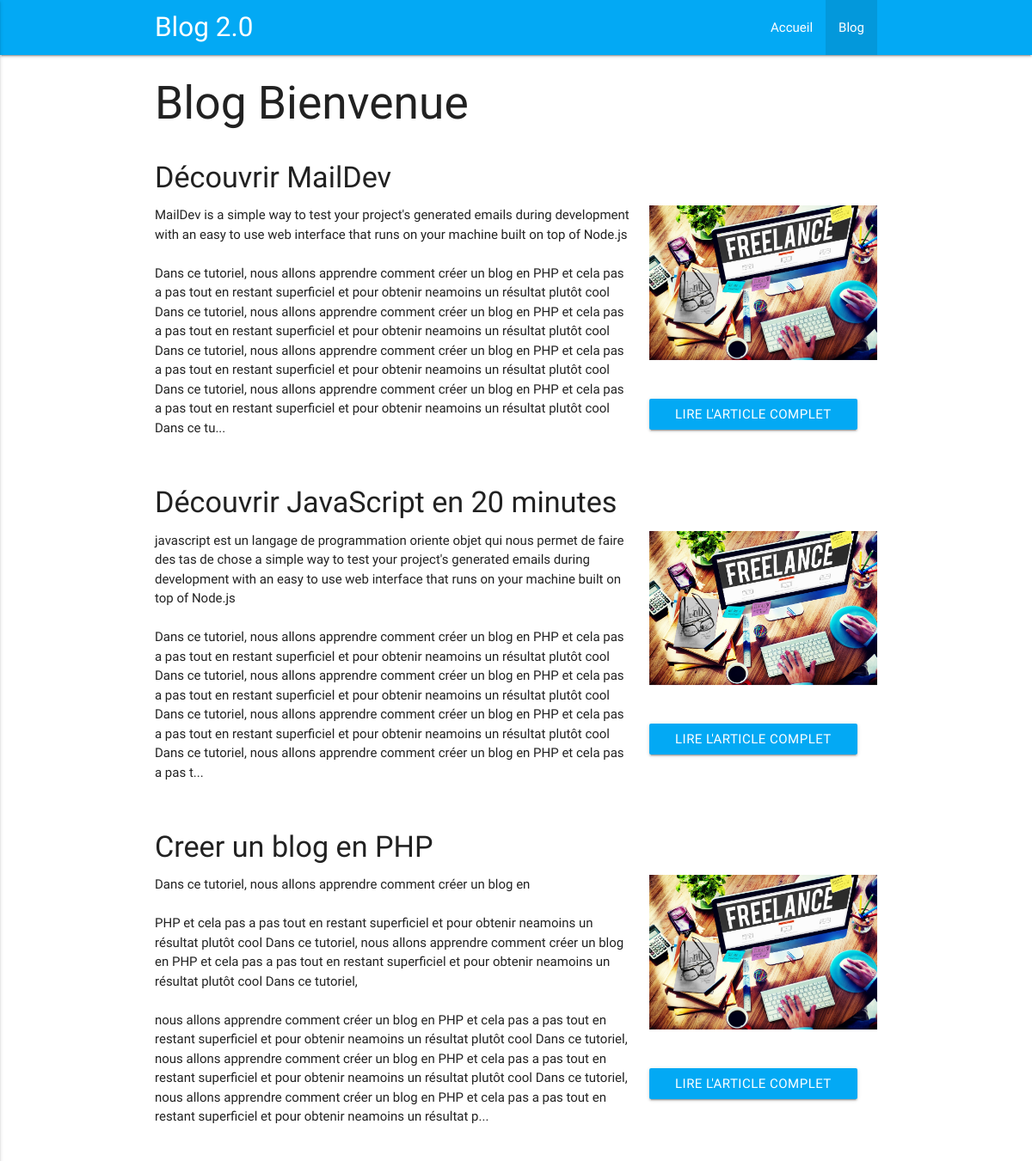
The page /index.php?page=blog on the database its author committed.
### tables this page shows
CREATE TABLE IF NOT EXISTS `posts` (
  `id` int(11) NOT NULL AUTO_INCREMENT,
  `title` varchar(255) NOT NULL,
  `content` text NOT NULL,
  `writer` varchar(255) NOT NULL,
  `image` varchar(255) NOT NULL DEFAULT 'post.png',
  `date_post` datetime NOT NULL,
  `posted` tinyint(1) NOT NULL,
  PRIMARY KEY (`id`)
);

### functions/blog.func.php (called while the page is built)
<?php
	function get_posts()
	{
		global $db;
		$req = $db->query("SELECT * FROM posts WHERE posted=1 ORDER BY date_post DESC");
		$results = array();
		while($rows= $req->fetchObject()) {
        $results[] = $rows;
    	}
		return $results;
	}

### pages/blog.php (the view)
<h2>Blog Bienvenue</h2>
<?php
	$posts = get_posts();
	foreach($posts as $post) {
?>
	<div class="row">
		<div class="col s12 m12 l12">
			<h4>
				<?= $post->title; ?>
			</h4>
			<div class="row">
				<div class="col s12 m6 l8">
					<?= substr(nl2br($post->content), 0,860); ?>...
				</div>
				<div class="col s12 m6 l4">
					<img alt="<?= $post->title;?>" class="materialboxed responsive-img" src="img/posts/<?= $post->image;?>">
					<br><br>
					<a class="btn light-blue waves-effect waves-light" href="index.php?page=post&id=<?= $post->id; ?>">Lire l'article complet</a>
				</div>
			</div>
		</div>
	</div>
<?php
}
?>

### index.php (shortened to what this page needs)
<?php
	$pages = scandir('pages/');
	if (isset($_GET['page']) AND !empty($_GET['page'])) {
		if (in_array($_GET['page'].'.php', $pages)) {
			$page = $_GET['page'];
		}else{
			$page = "error";
		}
	}else{
		$page = 'home';
	}
?>
<!DOCTYPE html>
<html>
	<head>
		<link rel="stylesheet" type="text/css" href="css/materialize.css">
	</head>
	<body>
		<?php
			include "body/topbar.php";
		?>
		<div class="container">
			<?php
			 include "pages/".$page.".php";
			 ?>
		</div>
	</body>
</html>

### body/topbar.php (shortened to what this page needs)
<nav class="light-blue">
    <div class="container">
        <div class="nav-wraper">
	        <a href="index.php?page=home" class="brand-logo">Blog 2.0</a>
	        <ul class="right hide-on-med-and-down">
	            <li class="<?php echo ($page=='home')?"active" : "" ?>"><a href="index.php?page=home">Accueil</a></li>
	            <li class="<?php echo ($page=='blog')?"active" : "" ?>"><a href="index.php?page=blog">Blog</a></li>
	        </ul>
        </div>
    </div>
</nav>

### rows shown on the page
posts: title "Découvrir MailDev", content "MailDev is a simple way to test your project's generated emails during development with an easy to use web interface that runs on your machine built on top of Node.js Dans ce tutoriel, nous allons apprendre comment créer un blog en PHP et cela pas a pas tout en restant superficiel et pour obtenir neamoins un résultat plutôt cool Dans ce tutoriel, nous allons apprendre comment créer un blog en PHP et cela pas a pas tout en restant superficiel et pour obtenir neamoins un résultat plutôt cool Dans ce tutoriel, nous allons apprendre comment créer un blog en PHP et cela pas a pas tout en restant superficiel et pour obtenir neamoins un résultat plutôt cool Dans ce tutoriel, nous allons apprendre…", image (picture)
posts: title "Découvrir JavaScript en 20 minutes", content "javascript est un langage de programmation oriente objet qui nous permet de faire des tas de chose a simple way to test your project's generated emails during development with an easy to use web interface that runs on your machine built on top of Node.js Dans ce tutoriel, nous allons apprendre comment créer un blog en PHP et cela pas a pas tout en restant superficiel et pour obtenir neamoins un résultat plutôt cool Dans ce tutoriel, nous allons apprendre comment créer un blog en PHP et cela pas a pas tout en restant superficiel et pour obtenir neamoins un résultat plutôt cool Dans ce tutoriel, nous allons apprendre comment créer un blog en PHP et cela pas a pas tout en restant superficiel…", image (picture)
posts: title "Creer un blog en PHP", content "Dans ce tutoriel, nous allons apprendre comment créer un blog en PHP et cela pas a pas tout en restant superficiel et pour obtenir neamoins un résultat plutôt cool Dans ce tutoriel, nous allons apprendre comment créer un blog en PHP et cela pas a pas tout en restant superficiel et pour obtenir neamoins un résultat plutôt cool Dans ce tutoriel, nous allons apprendre comment créer un blog en PHP et cela pas a pas tout en restant superficiel et pour obtenir neamoins un résultat plutôt cool Dans ce tutoriel, nous allons apprendre comment créer un blog en PHP et cela pas a pas tout en restant superficiel et pour obtenir neamoins un résultat plutôt cool Dans ce tutoriel, nous allons apprendre…", image (picture)
